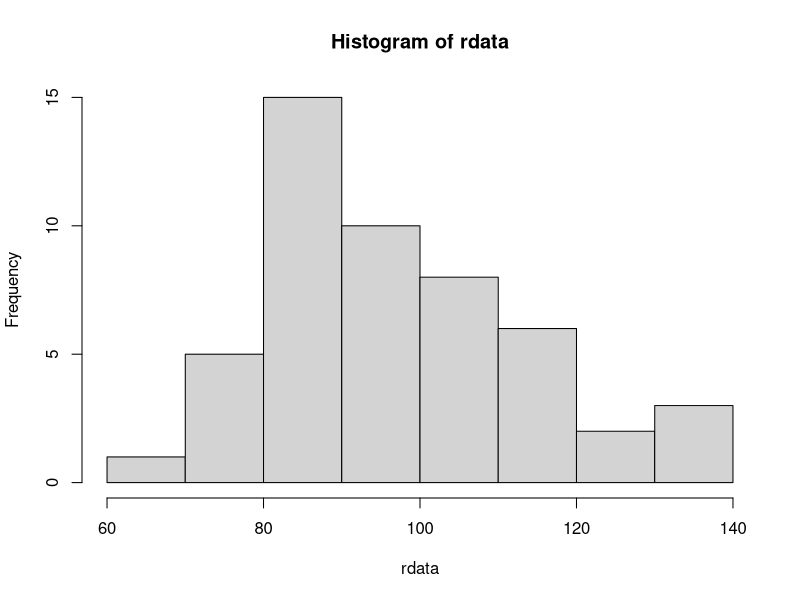
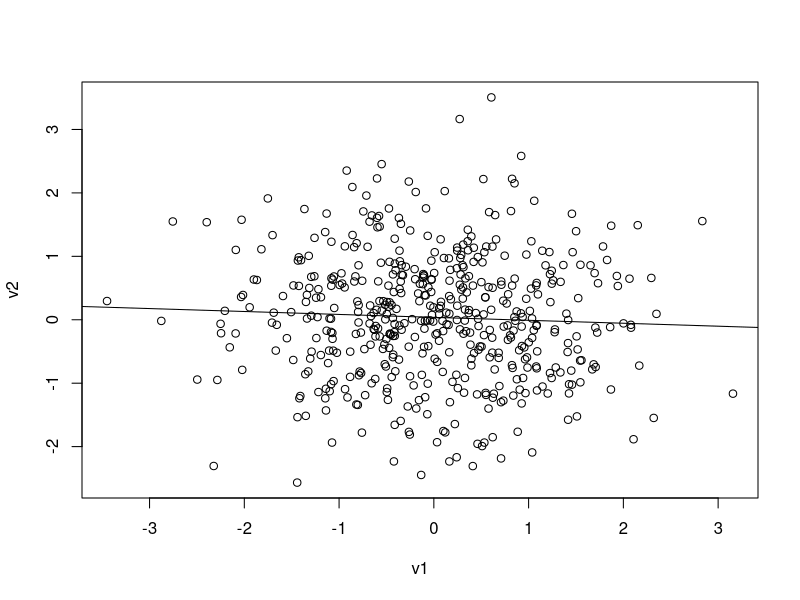
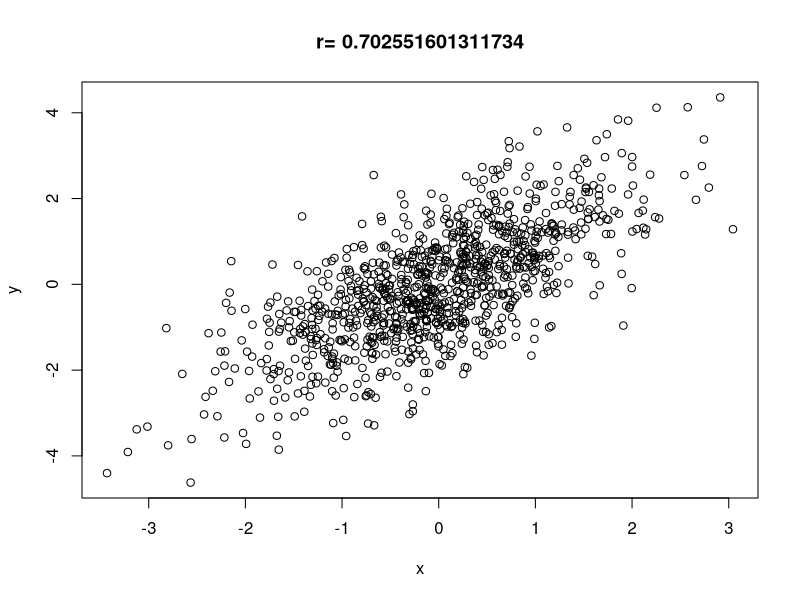
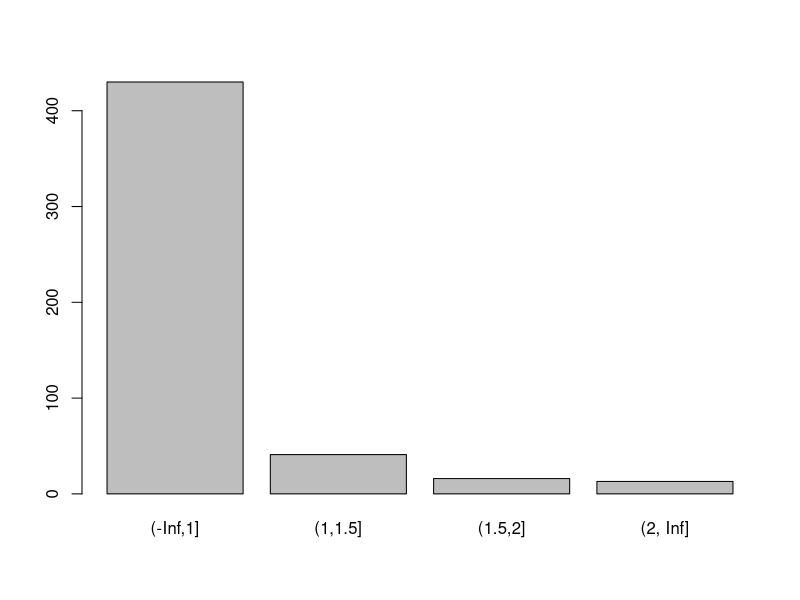
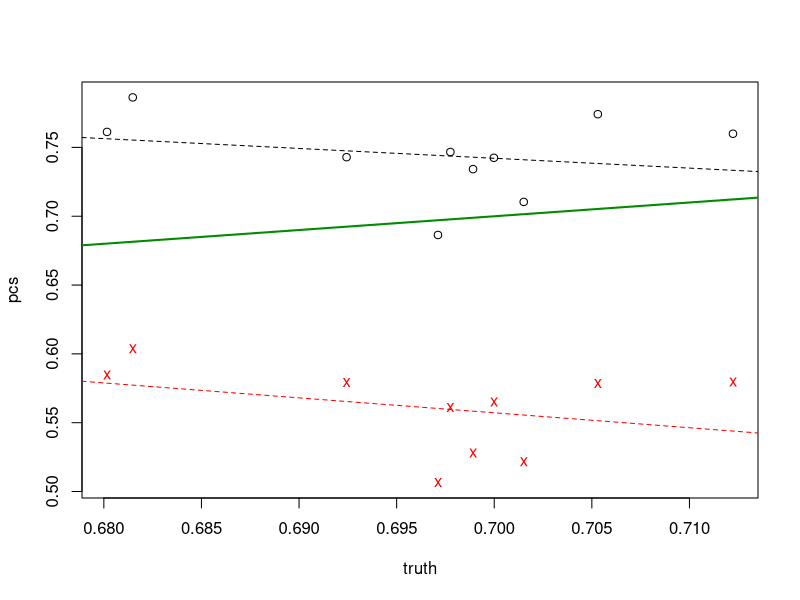
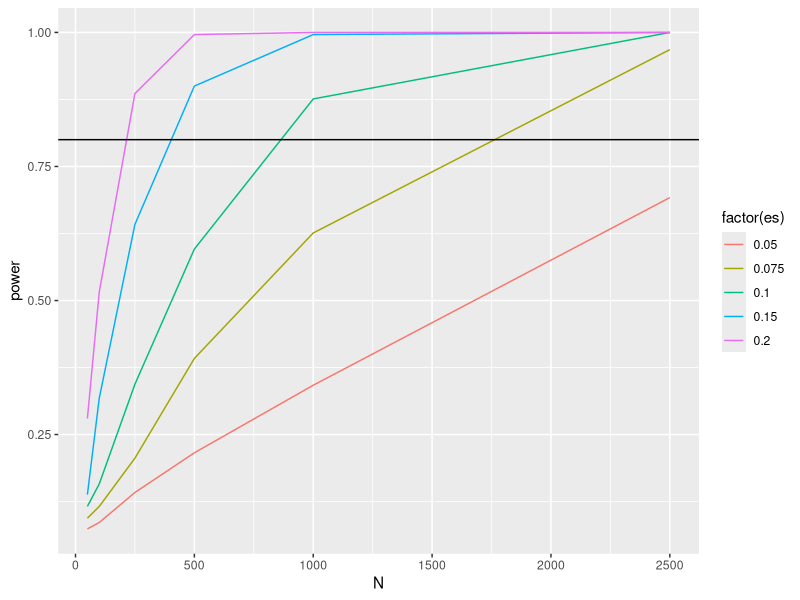
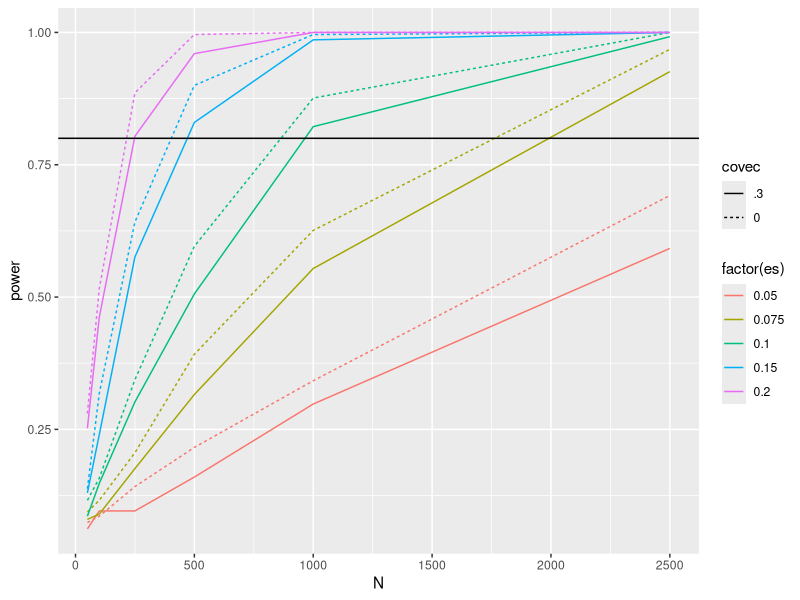

Write the R code that produced these figures, in order.
## ---- chunk 1
knitr::opts_chunk$set(echo = TRUE)
## ---- chunk 2
rdata = rnorm(50, mean = 100, sd = 15)
## ---- chunk 3
hist(rdata)
mean(rdata)
sd(rdata)
## ---- chunk 4
K = 10000
means = vector(length = K)
sds = vector(length = K)
for (k in 1:K) {
  rd = rnorm(50,mean = 100, sd = 15)
  sds[k] = sd(rd)
  means[k] = mean(rd)
}
mean(means)
mean(sds)
## ---- chunk 5
sd(means)
sd(sds)
## ---- chunk 6
v1 = rnorm(500)
v2 = rnorm(500)
plot(v1,v2)
abline(lm(v2~v1))
## ---- chunk 7
x = rnorm(1000)
e = rnorm(1000)
y = x+e
## ---- chunk 8
plot(x,y,
     main = paste("r=",cor(x,y)))
## ---- chunk 9
k = 5
m = rep(0,k)
## ---- chunk 10
sigma = matrix(NA,ncol = k, nrow = k)
sigma
## ---- chunk 11
diag(sigma) = 1
sigma
## ---- chunk 12
sigma[lower.tri(sigma)] = .7 + (runif(10)-.5)/20
sigma
## ---- chunk 13
sigma[upper.tri(sigma)] = t(sigma)[upper.tri(sigma)]
sigma
## ---- chunk 14
library(mvtnorm)
mvdata = rmvnorm(500,mean = m, sigma = sigma)
cor(mvdata)
round(cor(mvdata)-sigma,digits = 2)
## ---- chunk 15
cut_points = c(-Inf,1,1.5,2,Inf)

likert_items = data.frame(mvdata)
for (v in 1:k)
  likert_items[,v] = cut(likert_items[,v],
                         breaks = cut_points,
                           ordered_result = T)

## ---- chunk 16
barplot(table(likert_items[,1]))
## ---- chunk 17
library(polycor)
nc = pc = matrix(NA,ncol = k,nrow = k)
for (j in 1:(k-1)) {
  for (i in (j+1):k) {
    pc[i,j] = pc[j,i] = polychor(likert_items[,i],
                                 likert_items[,j])
    nc[i,j] = nc[j,i] = cor(as.numeric(likert_items[,i]),
                            as.numeric(likert_items[,j]))
  }
}
pcs = pc[lower.tri(sigma)]
ncs = nc[lower.tri(sigma)]
truth = sigma[lower.tri(sigma)]

plot(truth,pcs, ylim = range(c(ncs,pcs)))
points(truth,ncs, col = "red", pch = "x")
abline(0,1, col = "green4", lwd = 2)
abline(lm(ncs~truth), lty = 2, col = "red")
abline(lm(pcs~truth), lty = 2)
## ---- chunk 18
N = 5000
number_covariates = 3
effect_size = .3
effect_size_covariates = .1
beta = c(effect_size,
         rep(effect_size_covariates,number_covariates))

cov_exposure_covariates = .01
cov_covariates = .15

k = 1 + number_covariates
## ---- chunk 19
sigma = matrix(NA,
               nrow = k,
               ncol = k)

diag(sigma) = 1
sigma[1,2:k] = sigma[2:k,1] = cov_exposure_covariates
sigma[is.na(sigma)] = cov_covariates
## ---- chunk 20
X = rmvnorm(N,
            mean = rep(0,k),
            sigma = sigma)
y =  X %*% beta + rnorm(N)
dta = data.frame(cbind(y,X))
names(dta) = c("y","x", paste0("cov",1:3))
## ---- chunk 21
rbind(
coef(lm(y~x + cov1 + cov2 + cov3, dta))[-1],
beta)
## ---- chunk 22
make_lm_data = function(effect_size, N = 100, effect_size_covariates = 0, number_covariates = 3, cov_exposure_covariates = 0) {
  beta = c(effect_size,
           rep(effect_size_covariates,number_covariates))
  
  k = 1 + number_covariates
  sigma = matrix(NA,
                 nrow = k,
                 ncol = k)
  diag(sigma) = 1
  sigma[1,2:k] = sigma[2:k,1] = cov_exposure_covariates
  sigma[is.na(sigma)] = cov_covariates
  
  X = rmvnorm(N,
              mean = rep(0,k),
              sigma = sigma)
  
  y =  X %*% beta + rnorm(N)
  dta = data.frame(cbind(y,X))
  names(dta) = c("y","x", paste0("cov",1:number_covariates))
  return(dta)
}
## ---- chunk 23
get_pval = function(dta,f) {
  lmfit = lm(f,dta)
  return(summary(lmfit)$coefficients["x",4])
}
## ---- chunk 24
sim_power = function(effect_size, N = 100, k = 500, effect_size_covariates = .1, number_covariates = 3, cov_exposure_covariates = 0, print.power = T) {
  
  f = as.formula(paste("y ~ x + ",
                       paste0("cov",1:number_covariates, collapse = " + ")))
  
  pvals = vector(length = k)
  for (i in 1:k) {
    dta = make_lm_data(effect_size,
                     N,
                     effect_size_covariates = effect_size_covariates,
                     number_covariates = number_covariates,
                     cov_exposure_covariates = cov_exposure_covariates)
    pvals[i] = get_pval(dta,f)
  }
  if (print.power == T) 
    print(paste("Power =", mean(pvals<.05)))
  return(pvals)
}
## ---- chunk 25
pvals = sim_power(effect_size = .1,
                  N = 100)
## ---- chunk 26
pvals = sim_power(effect_size = .2,
                  N = 100)
pvals = sim_power(effect_size = .1,
                  N = 500)
## ---- chunk 27
Ns = c(50, 100, 250, 500, 1000, 2500)
ess = c(.05, .075, .1, .15, .2)

power_stats = c()
for (N in Ns) {
  for (es in ess) {
    pvals = sim_power(effect_size = es, N = N, print.power = F)
    power = mean(pvals < .05)
    power_stats = rbind(power_stats,
                        c(N, es, power))
  }
}
power_stats = data.frame(power_stats)
names(power_stats) = c("N","es","power")
## ---- chunk 28
library(ggplot2)
ggplot(power_stats, aes(x = N, y = power, color = factor(es))) + 
  geom_line() +
  geom_hline(yintercept = .8)
## ---- chunk 29
power_stats_a = power_stats
power_stats_a$covec = "0"

power_stats = c()
for (N in Ns) {
  for (es in ess) {
    pvals = sim_power(effect_size = es,
                      N = N,
                      cov_exposure_covariates = .3,
                      print.power = F)
    power = mean(pvals < .05)
    power_stats = rbind(power_stats,
                        c(N, es, power))
  }
}
power_stats = data.frame(power_stats)
names(power_stats) = c("N","es","power")
power_stats_b = power_stats
power_stats_b$covec = ".3"

power_stats = rbind(power_stats_a,
                    power_stats_b)

ggplot(power_stats, aes(x = N, y = power, color = factor(es), lty = covec)) + 
  geom_line() +
  geom_hline(yintercept = .8)
